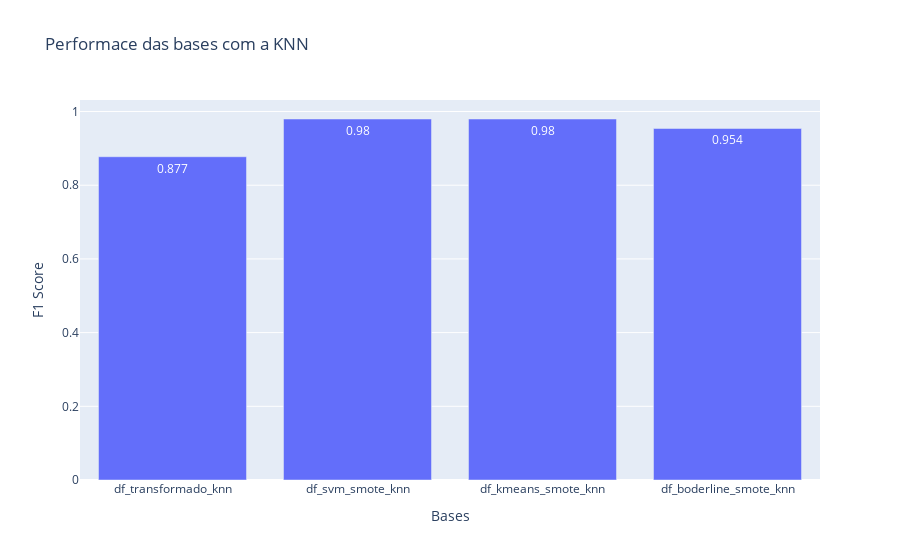

The cell this chart's notebook holds for it:
### Markdown cell above
##### KNN

### Code cell
fig_knn = go.Figure()

x = list(modelos_f1['knn'][0].keys())
y = list(modelos_f1                                                                                                                                                                                                                     ['knn'][0].values())

y_formatted = [round(value, 3) for value in y]

fig_knn.add_bar(x=x, y=y, text=y_formatted, textposition='auto', textangle=-360)

fig_knn.update_layout(
    title='Performace das bases com a KNN',
    xaxis_title='Bases',
    yaxis_title='F1 Score'
)

fig_knn.show()

### Figure 1 — Plotly figure (JSON) as saved in the notebook; plotly's stock layout.template omitted (floating-point values rounded to 4 significant figures)
{"data": [{"text": ["0.877", "0.98", "0.98", "0.954"], "textangle": 0, "textposition": "auto", "type": "bar", "x": ["df_transformado_knn", "df_svm_smote_knn", "df_kmeans_smote_knn", "df_boderline_smote_knn"], "y": [0.8773, 0.9797, 0.9797, 0.9539]}], "layout": {"title": {"text": "Performace das bases com a KNN"}, "xaxis": {"title": {"text": "Bases"}}, "yaxis": {"title": {"text": "F1 Score"}}}}
